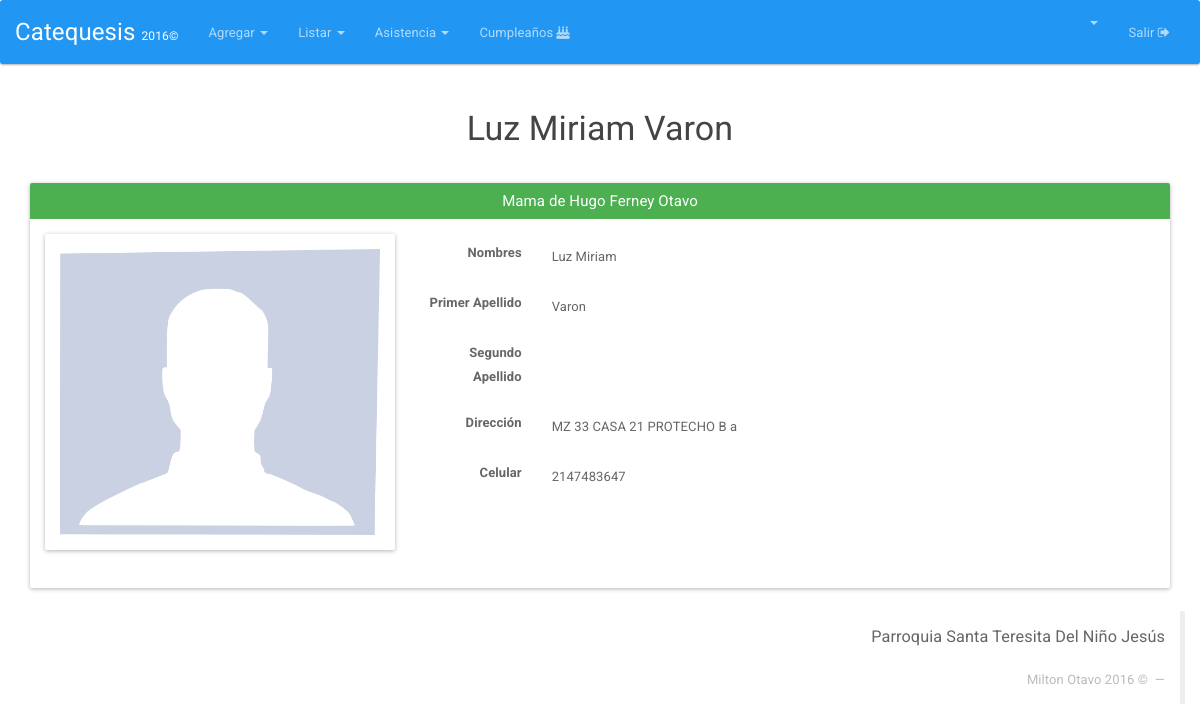
/Familiares/ver/12 (signed in), run on the app's committed database.
### tables this page shows
CREATE TABLE `familiar` (
  `DOCUMENTO` int(11) NOT NULL,
  `IDENTIFICACION_INTEGRANTE` int(11) NOT NULL,
  `NOMBRES` varchar(50) NOT NULL,
  `PRIMER_APELLIDO` varchar(25) NOT NULL,
  `SEGUNDO_APELLIDO` varchar(25) DEFAULT NULL,
  `PARENTESCO` varchar(20) NOT NULL,
  `CELULAR` int(30) NOT NULL,
  `DIRECCION` varchar(50) NOT NULL
);

### index.php (called while the page is built, shortened)
<?php
if (isset($_SESSION['app_id'])) {
	require_once "Core/Models/Conexion.php";
}
Core\Config\Enrutador::run(new Core\Config\Request());
?>

### Core/Models/Conexion.php (called while the page is built, shortened)
<?php namespace Core\Models;
	class Conexion{
		private $datos= array (
				"host"=>DB_HOST,
				"user"=>DB_USER,
				"pass"=>DB_PASS,
				"db"=>DB_NAME
			);
		private $db;
		public function __construct()
		{
			$this->db = new \mysqli(
					$this->datos['host'],
					$this->datos['user'],
					$this->datos['pass'],
					$this->datos['db']
				);
			$this->db-> set_charset("utf8");
		}
		public function consultaRetorno($sql){
			$datos = $this->db->query($sql);
			return $datos;
		}
	}
 ?>

### Core/Config/Request.php (called while the page is built, shortened)
<?php namespace Core\Config;
class Request{
	private $metodo;
	private $argumento;
	public function __construct(){
		if(isset($_GET['url'])){
			$ruta = filter_input(INPUT_GET, 'url', FILTER_SANITIZE_URL);
			$ruta = explode("/", $ruta);
			$ruta = array_filter($ruta);
			if($ruta[0] == "index.php"){
				$this->controlador = "Login";
			}else{
				$this->controlador = strtolower(array_shift($ruta));
			}
			$this->metodo = strtolower(array_shift($ruta));
			$this->argumento = $ruta;
		}else{
			$this->controlador = "Login";
			$this->metodo = "index";
		}
	}
	public function getMetodo(){
		return $this->metodo;
	}
	public function getArgumento(){
		return $this->argumento;
	}
}
?>

### Core/Controllers/FamiliaresController.php (called while the page is built, shortened)
<?php namespace Core\Controllers;
	class FamiliaresController{
		private $Familiar;
		public function __construct(){
			$this->Familiar = new Familiar();
		}
		public function ver($id){
				$this->Familiar->__set("documento", $id);
				$datos=$this->Familiar->view();
				return $datos;
		}
	}
?>

### Core/Models/Familiar.php (called while the page is built, shortened)
<?php namespace Core\Models;
	class Familiar {
		private $documento;
		private $db;
		public function __construct(){
			$this->db = new Conexion();
		}
		 public function view(){
			$sql="SELECT f.*, CONCAT ( i.NOMBRES, i.PRIMER_APELLIDO) AS INTEGRANTE from familiar f INNER JOIN integrante i ON i.DOCUMENTO=f.IDENTIFICACION_INTEGRANTE WHERE f.DOCUMENTO='{$this->documento}'";
			$datos = $this->db->consultaRetorno($sql);
			$row = mysqli_fetch_assoc($datos);
			return $row;
		}
	}
 ?>

### HTML/Familiares/ver.php (the view, shortened to what this page needs)
  <html>
  <head>
  	<?php include(HTML_DIR.'/overall/header.php') ?>
  </head>
  <body>
  	<?php include(HTML_DIR.'/overall/nav.php') ?>
  	<div  class="container">
  		<h3  align="center"><?php echo $datos['NOMBRES'] ." ". $datos['PRIMER_APELLIDO']." ". $datos['SEGUNDO_APELLIDO'] ; ?></h3>
  		<br>
  		<div class="panel panel-success">
  			<div class="panel-heading">
  				<h3 class="panel-title" align="center"> <?php echo  $datos['PARENTESCO'] . " de  " . $datos['INTEGRANTE'] ;    ?></h3>
  			</div>
  			<div class="panel-body">
  				<div class="row">
  					<div class="col-md-4">
  						<div class="panel panel-default">
  							<div class="panel-body">
  								<img class="img-responsive" src="<?php echo URL;?>HTML/Familiares/avatars/<?php echo  !empty($row['IMAGEN']) ? $row['IMAGEN'] : 'no-image.png'    ; ?>" required>
  							</div>
  						</div>
  					</div>
  					<div class="col-md-8">
  						<div class="form-horizontal" >
  							<fieldset>
  								<div class="form-group">
  									<label for="inputNombres" class="col-lg-2 control-label"  style="font-weight: bold;">Nombres</label>
  									<div class="ver col-lg-10">
  										<?php echo $datos['NOMBRES']; ?>
  									</div>
  								</div>
  								<div class="form-group">
  									<label for="inputPrimerApellido" class="col-lg-2 control-label" style="font-weight: bold;">Primer Apellido</label>
  									<div class="ver col-lg-10">
  										<?php echo $datos['PRIMER_APELLIDO']; ?>
  									</div>
  								</div>
  								<div class="form-group">
  									<label for="inputSegundoApellido" class="col-lg-2 control-label" style="font-weight: bold;">Segundo Apellido</label>
  									<div class="ver col-lg-10">
  									</div>
  								</div>
  								<div class="form-group">
  									<label for="inputDireccion" class="col-lg-2 control-label" style="font-weight: bold;">Dirección</label>
  									<div class="ver col-lg-10">
  										<?php echo $datos['DIRECCION']; ?>
  									</div>
  								</div>
  								<div class="form-group">
  									<label for="inputCelular" class="col-lg-2 control-label" style="font-weight: bold;">Celular</label>
  									<div class="ver col-lg-10">
  										<?php echo $datos['CELULAR']; ?>
  									</div>
  								</div>
  							</div>
  				</div>
  				<div class="col-md-2"></div>
  			</div>
  		</div>
  	</div>
  </div>
  <?php include(HTML_DIR.'/overall/footer.php') ?>
</body>
</html>

### Views/css/general.css (style rules this page uses)
.ver { padding-top:11px; }

### data on the page
familiar: NOMBRES "Luz Miriam", PRIMER_APELLIDO "Varon", PARENTESCO "Mama", DIRECCION "MZ 33 CASA 21 PROTECHO B a", CELULAR "2147483647"

### other printed values
$datos['INTEGRANTE'] "Hugo Ferney Otavo"
